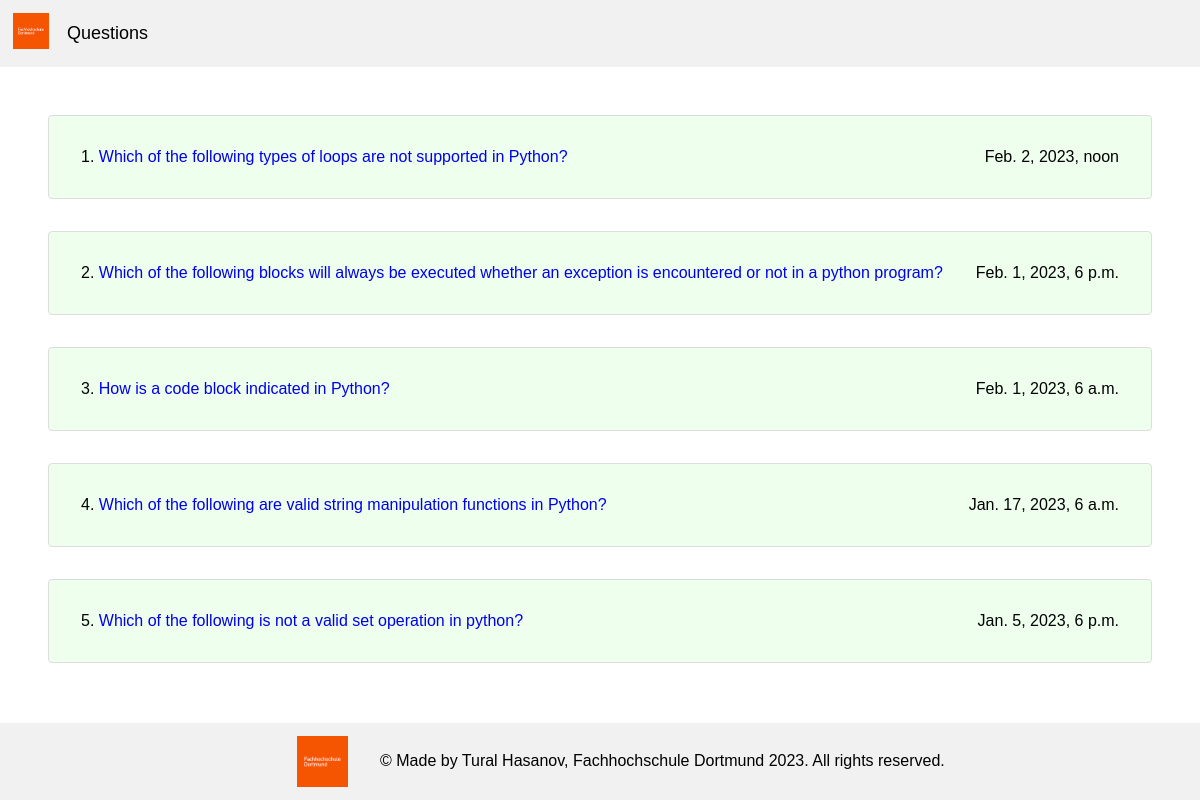
The page / on the database its author committed.
### polls/models.py (models this page shows, shortened)
class Question(models.Model):
    question_text = models.CharField(max_length=200)
    pub_date = models.DateTimeField('date published')
    created_at = models.DateTimeField(auto_now_add=True)
    updated_at = models.DateTimeField(auto_now=True)
    objects = QuestionManager()

### polls/views.py (the view)
# urls.py: path('', views.index, name='index'),
def index(request):
    questions = Question.objects.order_by('-pub_date')
    return render(request, 'polls/index.html', {'questions': questions})

### polls/models.py (called while the page is built)
    def get_queryset(self):
        return super().get_queryset().filter(pub_date__lte=timezone.now())

### polls/templates/polls/index.html
{% extends 'app.html' %} {% block content %} {% if questions %}
<ul>
  {% for question in questions %}
  <li class="question">
    {{forloop.counter}}.
    <a href="{% url 'polls:detail' question.id %}"
      >{{ question.question_text }}</a
    >
    <span class="pub_date">{{question.pub_date}}</span>
  </li>
  {% endfor %}
</ul>
{% else %}
<p>No polls are available.</p>
{% endif %} {% endblock content %}

### templates/app.html (shortened to what this page needs)
{% load static %}
<!DOCTYPE html>
<html lang="en">
  <head>
    <link rel="stylesheet" href="{% static 'style.css' %}" />
  </head>
  <body>
    <header class="header">
      <a href="{% url 'polls:index' %}" class="logo">
        <img src="{% static 'logo.png' %}" alt="" />
      </a>
      <div class="header-right">
        <a href="{% url 'polls:index' %}">Questions</a>
      </div>
    </header>
    <main>{% block content %}{% endblock content %}</main>
    <footer>
      <img src="{% static 'logo.png' %}" alt="" />
      <div>
        &#169; Made by Tural Hasanov, Fachhochschule Dortmund {% now 'Y' %}. All
        rights reserved.
      </div>
    </footer>
  </body>
</html>

### static/style.css (style rules this page uses)
* { margin: 0; padding: 0; font-family: Arial, Helvetica, sans-serif; }
main { padding: 3em; }
.header { overflow: hidden; background-color: #f1f1f1; padding: 0.25em; display: flex; align-items: center; }
.header .logo img { width: 2em; height: 2em; }
.header a { float: left; color: black; text-align: center; padding: 0.5em; text-decoration: none; font-size: 18px; border-radius: 4px; }
.header-right { display: flex; align-items: center; }
footer { padding: 0.3em; display: flex; justify-content: center; align-items: center; width: 100%; background-color: #f1f1f1; line-height: 1.3; position: fixed; left: 0; bottom: 0; }
footer img { width: 3.2em; height: 3.2em; margin: 0.5em 2em; }
li.question { padding: 2em; border: 0.1em solid #ddd; border-radius: 4px; margin-bottom: 2em; background-color: #efe; }
li { list-style: none; }
a { text-decoration: none; }
li.question .pub_date { float: right; }

### rows shown on the page
Question: question_text "Which of the following types of loops are not supported in Python?", pub_date "Feb. 2, 2023, noon"
Question: question_text "Which of the following blocks will always be executed whether an exception is encountered or not in a python program?", pub_date "Feb. 1, 2023, 6 p.m."
Question: question_text "How is a code block indicated in Python?", pub_date "Feb. 1, 2023, 6 a.m."
Question: question_text "Which of the following are valid string manipulation functions in Python?", pub_date "Jan. 17, 2023, 6 a.m."
Question: question_text "Which of the following is not a valid set operation in python?", pub_date "Jan. 5, 2023, 6 p.m."
